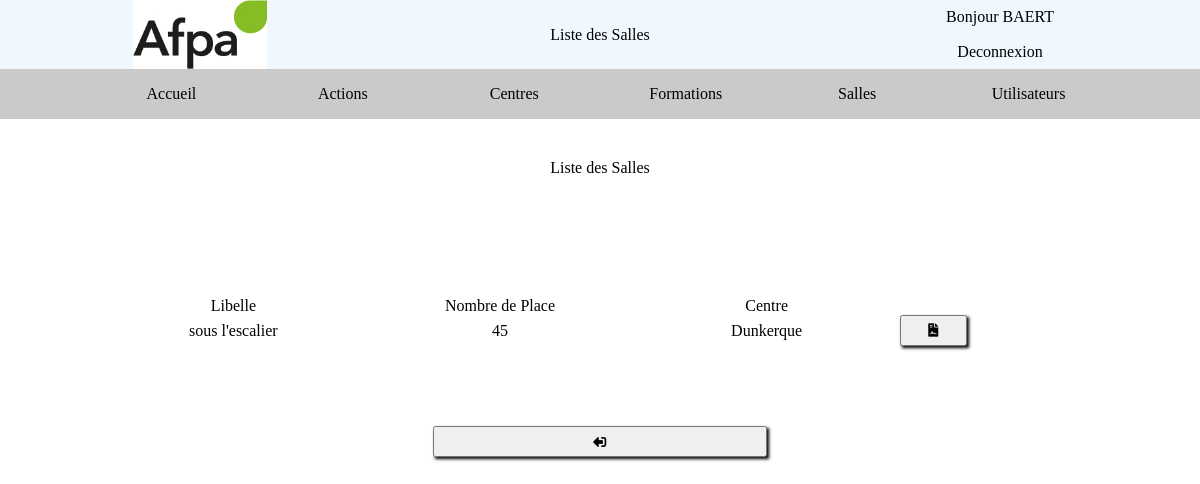
Screenshot of /stage/index.php?page=ListePlan_Salles (signed in) with the database file from the repository.
### tables this page shows
CREATE TABLE Plan_Textes(
   idTexte INT AUTO_INCREMENT PRIMARY KEY,
   codeTexte VARCHAR(50) NOT NULL,
   fr VARCHAR(50) NOT NULL,
   en VARCHAR(50)
);

CREATE TABLE Plan_Salles(
   idSalle INT AUTO_INCREMENT PRIMARY KEY,
   libelle VARCHAR(50)  NOT NULL,
   nbrPlace INT NOT NULL,
   idCentre INT NOT NULL
);

CREATE TABLE Plan_Centres(
   idCentre INT AUTO_INCREMENT PRIMARY KEY,
   libelle VARCHAR(50)  NOT NULL UNIQUE
);

### stage/PHP/MODEL/MANAGER/DAO.Class.php (called while the page is built, shortened)
<?php
class DAO
{
	public static function select(array $nomColonnes, string $table, array $conditions = null, string $orderBy = null, string $limit = null, bool $api = false, bool $debug = false)
	{
		$db = DbConnect::getDb();
		$string = json_encode($nomColonnes) . $table . json_encode($conditions) . $orderBy . $limit . $api . $debug;
		if (strpos($string, ";")) {
			return false;
		} else if (!empty($nomColonnes)  && ($table != null && $table != "")) {
		$cols = self::elementSelect($nomColonnes);
		$t = " FROM " . $table;
		if ($conditions != null) {
			$conditions = self::conditionSelect($conditions);
		}
		$q = $db->query($cols . $t . $conditions . $orderBy . $limit);
		$liste=[];
		while ($donnees = $q->fetch(PDO::FETCH_ASSOC)) {
			if ($donnees != false) {
			if ($api) {
				$liste[] = $donnees;
			} else {
				$liste[] = new $table($donnees);
			}
		}
	}
	return $liste;
}
return false;
}
	private static function elementSelect($tab)
	{
		$temp = "SELECT ";
		foreach ($tab as $uneCol) {
			$temp .= $uneCol . ", ";
		}
		return substr($temp, 0, strlen($temp) - 2);
	}
	private static function conditionSelect($conditions)
	{
		$req = " WHERE ";
		foreach ($conditions as $nomColonne => $valeur)
		{
			if (is_array($valeur))
			{
				$req .= $nomColonne . " IN (" . implode(",",$valeur) . ") AND ";
			} else if (!(strpos($valeur, "%")===false)) {
				$req .= $nomColonne . ' LIKE "' . $valeur . '" AND ';
			} else if (strpos($valeur, "->")) {
				$tab = explode("->", $valeur);
				$req .= $nomColonne . " BETWEEN " . $tab[0] . " AND " . $tab[1] . " AND ";
			} else {
				$req .= $nomColonne . " = \"" . $valeur . "\" AND ";
			}
		}
		$req = substr($req, 0, strlen($req) - 4);
		return $req;
	}
 }

### stage/PHP/MODEL/MANAGER/Plan_TextesManager.Class.php (called while the page is built, shortened)
<?php
class Plan_TextesManager
{
	public static function findByCodes($codeLangue,$codeTexte)
	{
		 $texte=DAO::select([$codeLangue],"Plan_Textes",["codeTexte" => $codeTexte],null,null,true);
		 if($texte==false) return false;
		 return $texte[0][$codeLangue];
	}
}

### stage/PHP/CONTROLLER/CLASSE/Plan_Utilisateurs.Class.php (called while the page is built, shortened)
<?php
class Plan_Utilisateurs
{
	private $_idUtilisateur;
	private $_nom;
	public function getIdUtilisateur()
	{
		return $this->_idUtilisateur;
	}
	public function getNom()
	{
		return $this->_nom;
	}
}

### stage/PHP/MODEL/MANAGER/Plan_SallesManager.Class.php (called while the page is built, shortened)
<?php
class Plan_SallesManager
{
	public static function getList(array $nomColonnes=null,  array $conditions = null, string $orderBy = null, string $limit = null, bool $api = false, bool $debug = false)
	{
 		$nomColonnes = ($nomColonnes==null)?Plan_Salles::getAttributes():$nomColonnes;
		return DAO::select($nomColonnes,"Plan_Salles",   $conditions ,  $orderBy,  $limit ,  $api,  $debug );	}
}

### stage/PHP/CONTROLLER/CLASSE/Plan_Salles.Class.php (called while the page is built, shortened)
<?php
class Plan_Salles
{
	private $_idSalle;
	private $_libelle;
	private $_nbrPlace;
	private $_idCentre;
	public function getIdSalle()
	{
		return $this->_idSalle;
	}
	public function setIdSalle(?int $idSalle)
	{
		$this->_idSalle=$idSalle;
	}
	public function getLibelle()
	{
		return $this->_libelle;
	}
	public function setLibelle(string $libelle)
	{
		$this->_libelle=$libelle;
	}
	public function getNbrPlace()
	{
		return $this->_nbrPlace;
	}
	public function setNbrPlace(int $nbrPlace)
	{
		$this->_nbrPlace=$nbrPlace;
	}
	public function getIdCentre()
	{
		return $this->_idCentre;
	}
	public function setIdCentre(int $idCentre)
	{
		$this->_idCentre=$idCentre;
	}
	public function hydrate($data)
	{
 		foreach ($data as $key => $value)
		{
 			$methode = "set".ucfirst($key);
		}
	}
}

### stage/PHP/MODEL/MANAGER/Plan_CentresManager.Class.php (called while the page is built, shortened)
<?php
class Plan_CentresManager
{
	public static function getList(array $nomColonnes=null,  array $conditions = null, string $orderBy = null, string $limit = null, bool $api = false, bool $debug = false)
	{
 		$nomColonnes = ($nomColonnes==null)?Plan_Centres::getAttributes():$nomColonnes;
		return DAO::select($nomColonnes,"Plan_Centres",   $conditions ,  $orderBy,  $limit ,  $api,  $debug );	}
}

### stage/PHP/CONTROLLER/CLASSE/Plan_Centres.Class.php (called while the page is built, shortened)
<?php
class Plan_Centres
{
	private $_libelle;
	public function getLibelle()
	{
		return $this->_libelle;
	}
	public function setLibelle(string $libelle)
	{
		$this->_libelle=$libelle;
	}
	public function hydrate($data)
	{
 		foreach ($data as $key => $value)
		{
 			$methode = "set".ucfirst($key);
		}
	}
}

### stage/PHP/VIEW/LISTE/ListePlan_Salles.php (the view, shortened to what this page needs)
<?php
 echo '<main>';
 echo '<div class="flex-0-1"></div>';
 echo '<div>';
$objets = Plan_SallesManager::getList();
$listeCentre= Plan_CentresManager::getList();
foreach ($listeCentre as $centre) {
	$listeCentreById[$centre->getIdCentre()]=$centre;
}
echo '<div class="grid-col-6 gridListe">';
echo '<div class="bigEspace grid-columns-span-6"></div>';
echo '<div class="caseListe titreListe grid-columns-span-6">Liste des Salles </div>';
echo '<div class="bigEspace grid-columns-span-6"></div>';
echo '<div class="bigEspace grid-columns-span-6"></div>';
echo '<div class="bigEspace grid-columns-span-6"></div>';
echo '<div class="caseListe labelListe">Libelle</div>';
echo '<div class="caseListe labelListe">Nombre de Place</div>';
echo '<div class="caseListe labelListe">Centre</div>';
echo '<div class="caseListe"></div>';
echo '<div class="caseListe"></div>';
echo '<div class="caseListe"></div>';
foreach($objets as $unObjet)
{
echo '<div class="caseListe donneeListe">'.$unObjet->getLibelle().'</div>';
echo '<div class="caseListe donneeListe">'.$unObjet->getNbrPlace().'</div>';
echo '<div class="caseListe donneeListe">'.$listeCentreById[$unObjet->getIdCentre()]->getLibelle().'</div>';
echo '<div class="caseListe"> <a href="index.php?page=FormPlan_Salles&mode=Afficher&id='.$unObjet->getIdSalle().'"><button><i class="fas fa-file-contract"></i></button></a></div>';
$temp=$_SESSION["utilisateur"]->getRole()>=3?'<a href="index.php?page=FormPlan_Salles&mode=Modifier&id='.$unObjet->getIdSalle().'"><button><i class="fas fa-pen"></i></button></a>':"";
echo '<div class="caseListe">'.$temp.'</div>';
$temp=$_SESSION["utilisateur"]->getRole()>=3?'<a href="index.php?page=FormPlan_Salles&mode=Supprimer&id='.$unObjet->getIdSalle().'"><button><i class="fas fa-trash-alt"></i></button></a>':"";
echo '<div class="caseListe">'.$temp.'</div>';
}
echo '<div class="bigEspace grid-columns-span-6"></div>';
echo '<div class="bigEspace grid-columns-span-6"></div>';
echo '<div class="caseListe grid-columns-span-6">
	<div></div>
	<a href="index.php?page=Accueil"><button><i class="fas fa-sign-out-alt fa-rotate-180"></i></button></a>
	<div></div>
</div>';
echo'</div>';
echo'</div>';
echo '<div class="flex-0-1"></div>';
echo '</main>';

### stage/PHP/VIEW/GENERAL/Header.php
<body class="colonne">
    <header>
        <div class="mini"></div>
        <div class="mini"><img src="IMG/layout_set_logo.jpg" alt="Logo AFPA"></div>
        <div class="titre center"><?php echo texte($titre); ?></div>
        <div class="colonne mini">
            <?php
            if (isset($_SESSION['utilisateur'])) {
                echo '<div><a class="center" href="index.php?page=FormPlan_Utilisateurs&mode=Afficher&id='.$_SESSION['utilisateur']->getIdUtilisateur().'">'. texte('Bonjour') ." ". $_SESSION['utilisateur']->getNom() . '</a></div>';
                echo '<div><a href="index.php?page=ActionDeconnexion" class="center">'. texte("Deconnexion") .'</a></div>';
            } else {
                echo '<a href="index.php?page=Default" class="center">'. texte("Connexion") .'</a>';
            }
            ?>
        </div>
        <div class="mini"></div>
    </header>

### stage/CSS/root.css (style rules this page uses)
:root { --color: white; --inputCorrect: #04724d; --inputIncorrect: #e94f37; --inputVide: #ffffff4d; --bgc1:#87bb34; --bgc2:aliceblue; --bgc3:#cacaca; --linkColor : black; }
html, main, body, div, a, header, footer, nav, article, section, aside, fieldset, label, input, select, button { display: flex; flex: 1; margin: 0; padding: 0; }
img, video, button { width: 100%; }
.colonne { flex-direction: column; }
.center { justify-content: center; align-items: center; }
.mini { flex: 0.2; }
.bigEspace { flex: none; height: 5vh; }
a { text-decoration : none; color : var(--linkColor); }

### stage/CSS/style.css (style rules this page uses)
body { background-color: var(--color); }
header { background-color: var(--bgc2); }

### stage/CSS/grids.css (style rules this page uses)
.grid-col-6 { display : grid; grid-template-columns : 2fr 2fr 2fr 0.5fr 0.5fr 0.5fr; }
.grid-columns-span-6 { grid-column:1/7; }
.gridListe div,button,a { justify-content: center; align-items: center; }
.GridForm div,button,a { justify-content: center; align-items: center; }
.flex-0-1 { flex:0.1; }

### stage/CSS/form.css (style rules this page uses)
input, select, button { box-shadow: 2px 2px 3px black; padding: 0.5em; }

### rows the page displays
plan_textes: fr "Bonjour"
plan_textes: fr "Deconnexion"
plan_salles: libelle "sous l'escalier", nbrPlace "45", idCentre.libelle "Dunkerque"

### other values shown
texte($titre) "Liste des Salles"
$_SESSION['utilisateur']->getNom() "BAERT"
